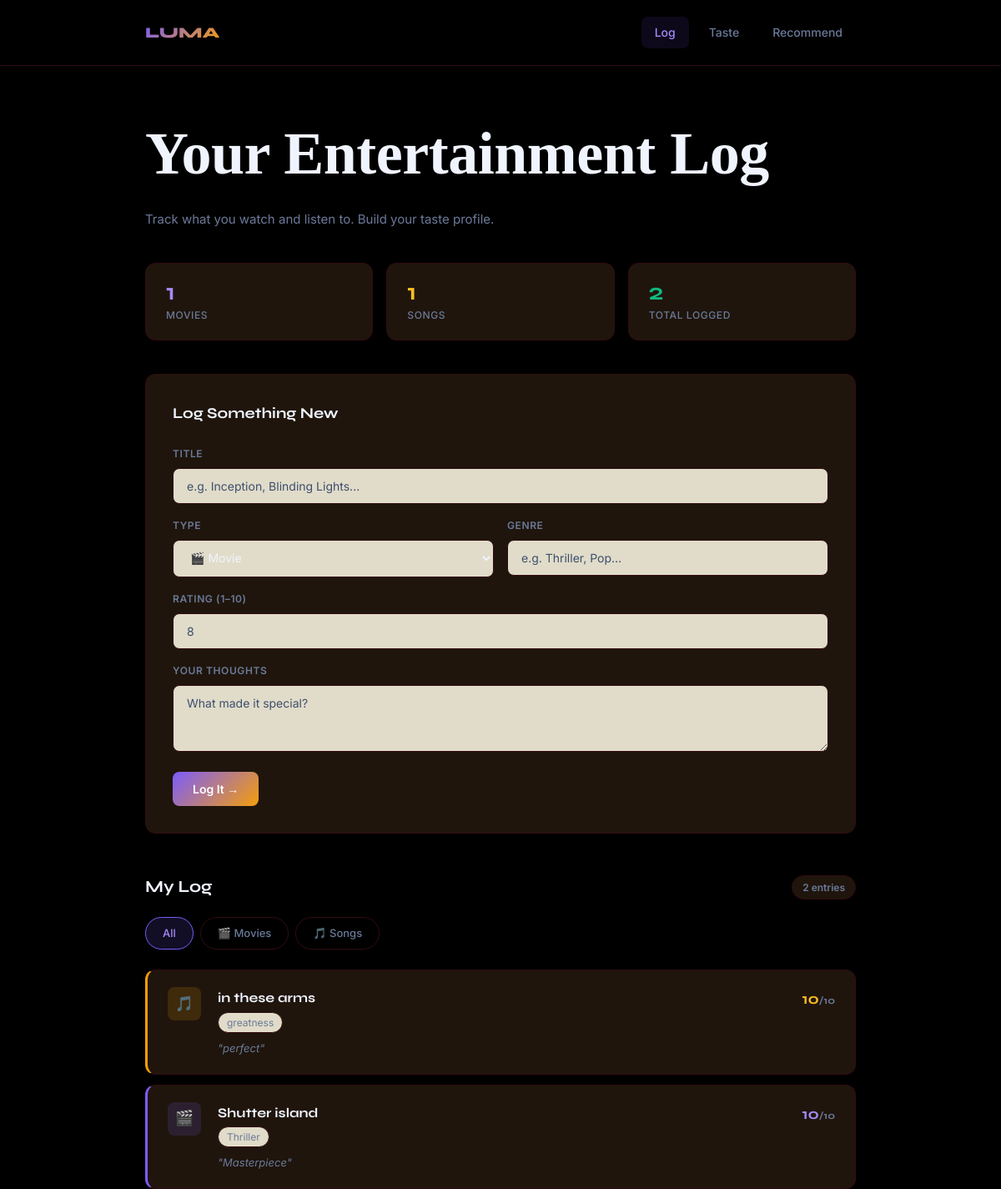
The page / on the database its author committed.
### tables this page shows
CREATE TABLE entries (
            id INTEGER PRIMARY KEY AUTOINCREMENT,
            title TEXT NOT NULL,
            type TEXT NOT NULL,
            genre TEXT,
            rating INTEGER,
            notes TEXT
        );

### app.py (the view)
@app.route('/')
def home():
    type_filter=request.args.get('type')
    entries=get_all_entries(type_filter)
    return render_template('index.html', entries=entries)

### database.py (called while the page is built)
def get_connection():
    conn = sqlite3.connect('tracker.db')
    conn.row_factory = sqlite3.Row
    return conn

def get_all_entries(type_filter=None):
    conn=get_connection()
    if type_filter:
        entries =conn.execute('SELECT * from entries WHERE type= ? ORDER BY id DESC',(type_filter,)).fetchall()
    else:
        entries =conn.execute('SELECT * from entries ORDER BY id DESC').fetchall()
    conn.close()
    return entries

### templates/index.html (shortened to what this page needs)
<!DOCTYPE html>
<html lang="en">
<head>
  <link rel="stylesheet" href="{{ url_for('static', filename='style.css') }}">
</head>
<body>
<nav>
  <div class="container">
    <a href="/" class="nav-brand">LUMA</a>
    <div class="nav-links">
      <a href="/" class="active">Log</a>
      <a href="/taste">Taste</a>
      <a href="/recommend">Recommend</a>
    </div>
  </div>
</nav>
<div class="container">
  <div class="page-header">
    <h1>Your Entertainment Log</h1>
    <p>Track what you watch and listen to. Build your taste profile.</p>
  </div>
  <div class="stats-bar">
    <div class="stat-card violet">
      <div class="stat-value">{{ entries | selectattr('type', 'equalto', 'movie') | list | length }}</div>
      <div class="stat-label">Movies</div>
    </div>
    <div class="stat-card amber">
      <div class="stat-value">{{ entries | selectattr('type', 'equalto', 'song') | list | length }}</div>
      <div class="stat-label">Songs</div>
    </div>
    <div class="stat-card green">
      <div class="stat-value">{{ entries | length }}</div>
      <div class="stat-label">Total Logged</div>
    </div>
  </div>
  <div class="form-card">
    <h2>Log Something New</h2>
    <form action="/add" method="POST">
      <div class="form-grid">
        <div class="form-group full">
          <label>Title</label>
          <input type="text" name="title" placeholder="e.g. Inception, Blinding Lights..." required>
        </div>
        <div class="form-group">
          <label>Type</label>
          <select name="type">
            <option value="movie">🎬 Movie</option>
          </select>
        </div>
        <div class="form-group">
          <label>Genre</label>
          <input type="text" name="genre" placeholder="e.g. Thriller, Pop...">
        </div>
        <div class="form-group full">
          <label>Rating (1–10)</label>
          <input type="number" name="rating" placeholder="8" min="1" max="10">
        </div>
        <div class="form-group full">
          <label>Your thoughts</label>
          <textarea name="notes" placeholder="What made it special?"></textarea>
        </div>
      </div>
      <br>
      <button type="submit" class="btn btn-primary">Log It →</button>
    </form>
  </div>
  <div class="section-header">
    <h2>My Log</h2>
    <span class="count-badge">{{ entries | length }} entries</span>
  </div>
  <div class="filter-tabs">
    <a href="/" class="filter-tab {% if not request.args.get('type') %}active{% endif %}">All</a>
    <a href="/?type=movie" class="filter-tab {% if request.args.get('type') == 'movie' %}active{% endif %}">🎬 Movies</a>
    <a href="/?type=song" class="filter-tab {% if request.args.get('type') == 'song' %}active{% endif %}">🎵 Songs</a>
  </div>
  <div class="entries-list">
    {% for entry in entries %}
    <div class="entry-card {{ entry['type'] }}">
      <div class="entry-type-icon">
        {% if entry['type'] == 'movie' %}🎬{% else %}🎵{% endif %}
      </div>
      <div class="entry-content">
        <div class="entry-title">{{ entry['title'] }}</div>
        <div class="entry-meta">
          {% if entry['genre'] %}
          <span class="entry-genre">{{ entry['genre'] }}</span>
          {% endif %}
        </div>
        {% if entry['notes'] %}
        <div class="entry-notes">"{{ entry['notes'] }}"</div>
        {% endif %}
      </div>
      <div class="entry-rating">{{ entry['rating'] }}<span style="font-size:12px;color:var(--text-muted)">/10</span></div>
    </div>
    {% else %}
    <div class="empty-state">
      <p>Nothing logged yet. Add your first movie or song above.</p>
    </div>
    {% endfor %}
  </div>
</div>
</body>
</html>

### rows shown on the page
entries: title "in these arms", genre "greatness", notes "perfect", rating "10"
entries: title "Shutter island", genre "Thriller", notes "Masterpiece", rating "10"

### other values the page prints
{{ entries | selectattr('type', 'equalto', 'movie') | list | length }} "1"
{{ entries | selectattr('type', 'equalto', 'song') | list | length }} "1"
{{ entries | length }} "2"
